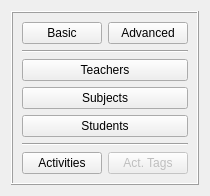
      <widget class="QWidget" name="dataTab">
       <attribute name="title">
        <string>Instance Data </string>
       </attribute>
       <layout class="QGridLayout" name="gridLayout_6">
        <item row="0" column="1">
         <spacer name="verticalSpacer_7">
          <property name="orientation">
           <enum>Qt::Vertical</enum>
          </property>
          <property name="sizeHint" stdset="0">
           <size>
            <width>20</width>
            <height>0</height>
           </size>
          </property>
         </spacer>
        </item>
        <item row="1" column="0">
         <spacer name="horizontalSpacer_7">
          <property name="orientation">
           <enum>Qt::Horizontal</enum>
          </property>
          <property name="sizeHint" stdset="0">
           <size>
            <width>0</width>
            <height>20</height>
           </size>
          </property>
         </spacer>
        </item>
        <item row="1" column="2">
         <spacer name="horizontalSpacer_8">
          <property name="orientation">
           <enum>Qt::Horizontal</enum>
          </property>
          <property name="sizeHint" stdset="0">
           <size>
            <width>0</width>
            <height>20</height>
           </size>
          </property>
         </spacer>
        </item>
        <item row="2" column="1">
         <spacer name="verticalSpacer_8">
          <property name="orientation">
           <enum>Qt::Vertical</enum>
          </property>
          <property name="sizeHint" stdset="0">
           <size>
            <width>20</width>
            <height>0</height>
           </size>
          </property>
         </spacer>
        </item>
        <item row="1" column="1">
         <widget class="QFrame" name="frameData">
          <property name="frameShape">
           <enum>QFrame::Box</enum>
          </property>
          <property name="frameShadow">
           <enum>QFrame::Raised</enum>
          </property>
          <layout class="QGridLayout" name="gridLayout_2">
           <item row="0" column="0">
            <widget class="QPushButton" name="shortcutBasicPushButton">
             <property name="text">
              <string comment="It is a shortcut button on the main form, activates a menu with institution information (name and comments) and days per week and hours per day. It is on the shortcuts tab buttons, so keep translation short">Basic</string>
             </property>
            </widget>
           </item>
           <item row="0" column="1">
            <widget class="QPushButton" name="shortcutDataAdvancedPushButton">
             <property name="text">
              <string comment="It is on the shortcuts tab buttons, so keep translation short. It contains submenu for activity planning">Advanced</string>
             </property>
            </widget>
           </item>
           <item row="1" column="0" colspan="2">
            <widget class="Line" name="line">
             <property name="orientation">
              <enum>Qt::Horizontal</enum>
             </property>
            </widget>
           </item>
           <item row="2" column="0" colspan="2">
            <widget class="QPushButton" name="shortcutTeachersPushButton">
             <property name="text">
              <string comment="It is on the shortcuts tab buttons, so keep translation short">Teachers</string>
             </property>
            </widget>
           </item>
           <item row="3" column="0" colspan="2">
            <widget class="QPushButton" name="shortcutSubjectsPushButton">
             <property name="text">
              <string comment="It is on the shortcuts tab buttons, so keep translation short">Subjects</string>
             </property>
            </widget>
           </item>
           <item row="4" column="0" colspan="2">
            <widget class="QPushButton" name="shortcutStudentsPushButton">
             <property name="text">
              <string comment="It is on the shortcuts tab buttons, so keep translation short">Students</string>
             </property>
            </widget>
           </item>
           <item row="5" column="0" colspan="2">
            <widget class="Line" name="line_2">
             <property name="orientation">
              <enum>Qt::Horizontal</enum>
             </property>
            </widget>
           </item>
           <item row="6" column="0">
            <widget class="QPushButton" name="shortcutActivitiesPushButton">
             <property name="text">
              <string comment="It is on the shortcuts tab buttons, so keep translation short">Activities</string>
             </property>
            </widget>
           </item>
           <item row="6" column="1">
            <widget class="QPushButton" name="shortcutActivityTagsPushButton">
             <property name="enabled">
              <bool>false</bool>
             </property>
             <property name="text">
              <string comment="It means activity tags, but I want to keep it short. It is on the shortcuts tab buttons, so keep translation short">Act. Tags</string>
             </property>
            </widget>
           </item>
          </layout>
         </widget>
        </item>
       </layout>
      </widget>
